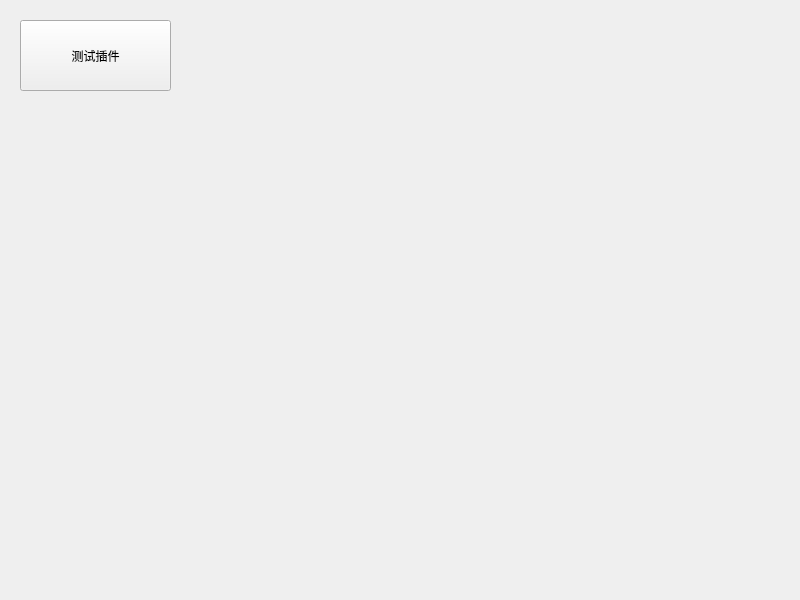
<?xml version="1.0" encoding="UTF-8"?>
<ui version="4.0">
 <class>Widget</class>
 <widget class="QWidget" name="Widget">
  <property name="geometry">
   <rect>
    <x>0</x>
    <y>0</y>
    <width>800</width>
    <height>600</height>
   </rect>
  </property>
  <property name="windowTitle">
   <string>Widget</string>
  </property>
  <widget class="QPushButton" name="btn_Test">
   <property name="geometry">
    <rect>
     <x>20</x>
     <y>20</y>
     <width>151</width>
     <height>71</height>
    </rect>
   </property>
   <property name="text">
    <string>测试插件</string>
   </property>
  </widget>
 </widget>
 <resources/>
 <connections/>
</ui>
